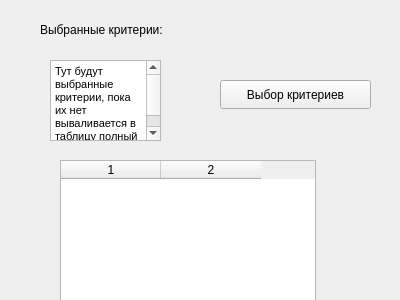
<?xml version="1.0" encoding="UTF-8"?>
<ui version="4.0">
 <class>SearchForm</class>
 <widget class="QWidget" name="SearchForm">
  <property name="geometry">
   <rect>
    <x>0</x>
    <y>0</y>
    <width>400</width>
    <height>300</height>
   </rect>
  </property>
  <property name="windowTitle">
   <string>Form</string>
  </property>
  <widget class="QTableWidget" name="tableWidget">
   <property name="geometry">
    <rect>
     <x>60</x>
     <y>160</y>
     <width>256</width>
     <height>192</height>
    </rect>
   </property>
   <property name="columnCount">
    <number>2</number>
   </property>
   <column/>
   <column/>
  </widget>
  <widget class="QTextBrowser" name="textBrowser">
   <property name="geometry">
    <rect>
     <x>50</x>
     <y>60</y>
     <width>111</width>
     <height>81</height>
    </rect>
   </property>
   <property name="html">
    <string>&lt;!DOCTYPE HTML PUBLIC &quot;-//W3C//DTD HTML 4.0//EN&quot; &quot;http://www.w3.org/TR/REC-html40/strict.dtd&quot;&gt;
&lt;html&gt;&lt;head&gt;&lt;meta name=&quot;qrichtext&quot; content=&quot;1&quot; /&gt;&lt;style type=&quot;text/css&quot;&gt;
p, li { white-space: pre-wrap; }
&lt;/style&gt;&lt;/head&gt;&lt;body style=&quot; font-family:'MS Shell Dlg 2'; font-size:8.0597pt; font-weight:400; font-style:normal;&quot;&gt;
&lt;p style=&quot; margin-top:0px; margin-bottom:0px; margin-left:0px; margin-right:0px; -qt-block-indent:0; text-indent:0px;&quot;&gt;&lt;span style=&quot; font-family:'MS Shell Dlg 2'; font-size:8.0597pt;&quot;&gt;Тут будут выбранные критерии, пока их нет вываливается в таблицу полный сисок задач&lt;/span&gt;&lt;/p&gt;&lt;/body&gt;&lt;/html&gt;</string>
   </property>
  </widget>
  <widget class="QPushButton" name="pushButton">
   <property name="geometry">
    <rect>
     <x>220</x>
     <y>80</y>
     <width>151</width>
     <height>29</height>
    </rect>
   </property>
   <property name="text">
    <string>Выбор критериев</string>
   </property>
  </widget>
  <widget class="QLabel" name="label">
   <property name="geometry">
    <rect>
     <x>40</x>
     <y>20</y>
     <width>161</width>
     <height>19</height>
    </rect>
   </property>
   <property name="text">
    <string>Выбранные критерии:</string>
   </property>
  </widget>
 </widget>
 <resources/>
 <connections/>
</ui>
